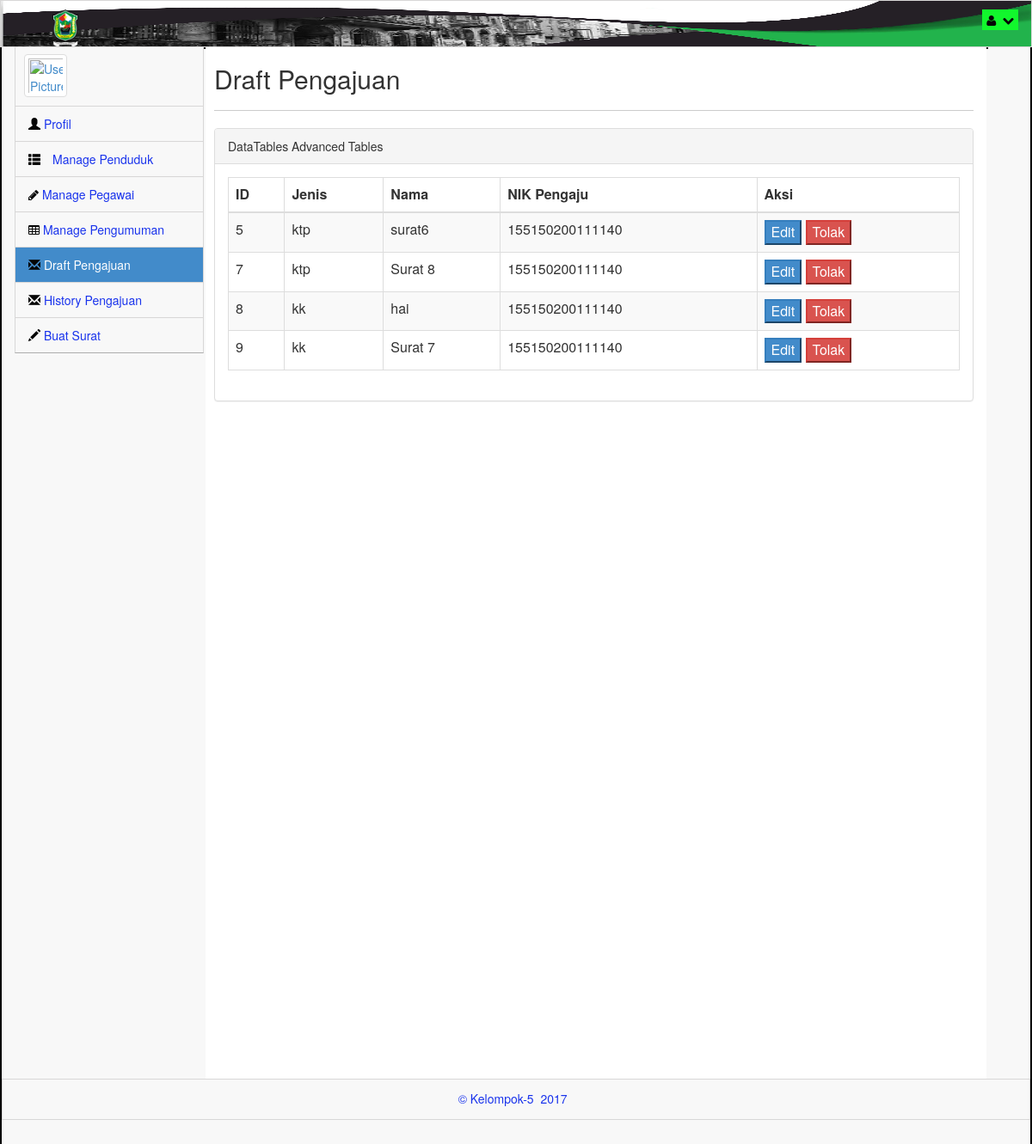
Page /index.php/c_admin/showDraft on the committed database.
### tables this page shows
CREATE TABLE `query_surat` (
  `ID` int(40) NOT NULL,
  `Nama` varchar(50) NOT NULL,
  `Jenis` varchar(10) NOT NULL,
  `Content` varchar(999) NOT NULL,
  `ID_Pengaju` varchar(30) NOT NULL,
  `Status_ACC` int(2) NOT NULL
);

### application/controllers/c_admin.php (called while the page is built, shortened)
<?php
class c_admin extends CI_Controller
{
	function __construct(){
		$this->load->library('session');
		$this->load->model('m_user');
		$this->load->model('m_penduduk');
		$this->load->model('m_surat');
		$this->load->model('m_pegawai');
		$this->load->model('m_pengumuman');
		$this->load->model('m_admin');
	}
	public function showDraft(){
		$data['dataAdmin'] = $this->m_admin->getDataAdmin($this->session->userdata('id'))->row();
		$data['dataDraftSurat'] = $this->m_surat->getAllQuerySurat()->result();
		$data['jenisKlik'] = "draft";
		$this->load->view('views_Admin/Tampilan_draftPengajuanAdmin', $data);
	}
}
?>

### index.php (called while the page is built, shortened)
<?php
require_once BASEPATH.'core/CodeIgniter.php';

### application/models/m_surat.php (called while the page is built, shortened)
<?php
class m_surat extends CI_Model
{
	function getAllQuerySurat(){
		$this->db->select('*');
		$this->db->from('query_surat');
		return $this->db->get();
	}
}
?>

### application/views/views_Admin/Tampilan_draftPengajuanAdmin.php (the view, shortened to what this page needs)
<head>
	<?php include "head_Admin.php"; ?>
	<link rel="stylesheet" href="<?php echo base_url('asset/css_admin/plugins/dataTables/dataTables.bootstrap.css');?>">
</head>
<body class="padTop53 " >
	<div id="wrap" style="border: 2px solid black;">
		<?php include "headerNav_Admin.php"; ?>
		<div id="content" style="width: 80%; border: 2px solid black;">
			<div class="inner">
				<div class="row">
					<div class="col-lg-12">
						<h2> Draft Pengajuan </h2>
					</div>
				</div>
				<hr />
				<div class="row">
					<div class="col-lg-12">
						<div class="panel panel-default">
							<div class="panel-heading">
								DataTables Advanced Tables
							</div>
							<div class="panel-body">
								<div class="table-responsive">
									<table class="table table-striped table-bordered table-hover" id="dataTables-example">
										<thead>
											<tr>
												<th>ID</th>
												<th>Jenis</th>
												<th>Nama</th>
												<th>NIK Pengaju</th>
												<th>Aksi</th>
											</tr>
										</thead>
										<tbody>
											<?php foreach ($dataDraftSurat as $key) {
												if (($key->Status_ACC != 2) && ($key->Status_ACC != 3	)) { ?>
												<tr>
													<td><?php echo $key->ID; ?></td>
													<td><?php echo $key->Jenis; ?></td>
													<td><?php echo $key->Nama; ?></td>
													<td><?php echo $key->ID_Pengaju; ?></td>
													<td>
														<a href="<?php echo site_url('c_admin/showEditDraft/'.$key->ID);?>"><button class="btn-primary">Edit</button></a>
														<a href="<?php echo site_url('c_admin/tolakSurat/'.$key->ID);?>"><button class="btn-danger">Tolak</button></a>
													</td>
												</tr>
												<?php } ?>
												<?php } ?>
											</tbody>
										</table>
									</div>
								</div>
							</div>
						</div>
					</div>
				</div>
			</div>
		</div>
		<?php include "footer_Admin.php"; ?>
	</body>

### asset/css_admin/css/main.css (style rules this page uses)
#wrap { margin: 0 auto; }
@media (min-width: 768px) { html, body { height: 100%; } }
@media (min-width: 768px) { #wrap { height: auto !important; height: 100%; min-height: 100%; padding: 0 0 48px; margin-bottom: -48px; } }
body.padTop53 { padding-top: 75px; overflow: visible; }
@media (min-width: 802px) { body.padTop53 { padding-top: 51px; } }
#wrap:before, #top:before, .head:before, #footer:before, #wrap:after, #top:after, .head:after, #footer:after { display: table; content: " "; }
#wrap:after, #top:after, .head:after, #footer:after { clear: both; }
#wrap { background-color: #f8f8f8; }
@media (min-width: 768px) { #content { margin-left: 100px; } }
@media (min-width: 992px) { #content { margin-left: 220px; } }
#content { -webkit-transition: margin 0.4s; transition: margin 0.4s; }
.inner { position: relative; min-height: 1px; padding-right: 15px; padding-left: 10px; background: #fff; border: 0px solid #e4e4e4; min-height:1200px; }
@media (min-width: 768px) { .inner { float: left; width: 100%; } }
.inner .row { margin-right: -15px; margin-left: -15px; }
.inner hr { margin-top: 10px; border-top-color: #ccc; }

### asset/css_admin/css/MoneAdmin.css (style rules this page uses)
body { background-color: #f8f8f8; }

### application/views/views_Admin/head_Admin.php (style rules this page uses)
a { font-color: #060606; }

### rows in the picture
query_surat: ID "5", Jenis "ktp", Nama "surat6", ID_Pengaju "155150200111140"
query_surat: ID "7", Jenis "ktp", Nama "Surat 8", ID_Pengaju "155150200111140"
query_surat: ID "8", Jenis "kk", Nama "hai", ID_Pengaju "155150200111140"
query_surat: ID "9", Jenis "kk", Nama "Surat 7", ID_Pengaju "155150200111140"
